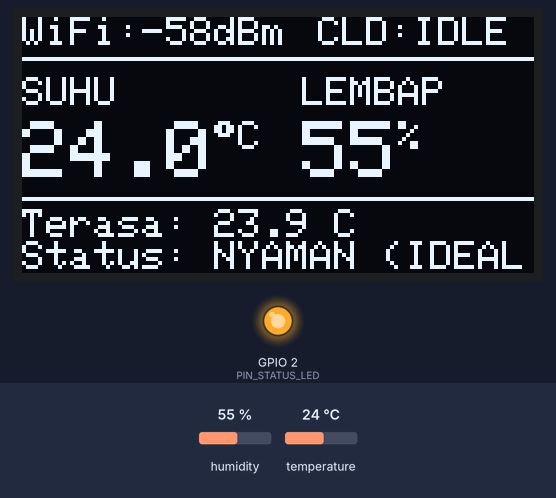
The sketch below on a simulated ESP8266 (NodeMCU). Shown: 128×64 one-colour display, output pins drawn as LEDs (lit = HIGH). Inputs (shaded band) come from the test bench; at power-on: humidity 55 %, temperature 24 °C. WiFi joins after 1.5 s; servers stay silent unless stated; what the sketch prints to the serial monitor is not drawn.

Above: at 3.1 s.
3.2 s: humidity set to 22 %
At 5.4 s:
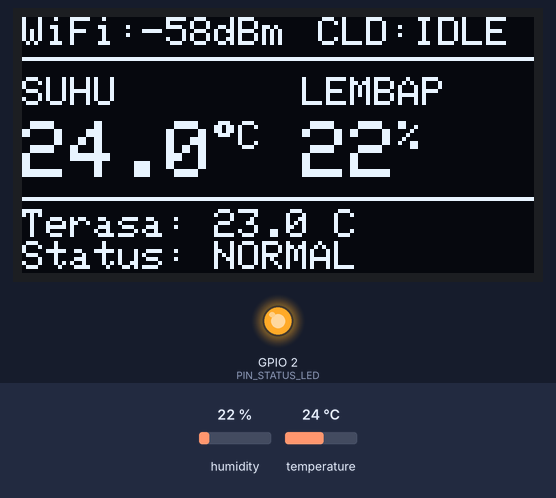
6.5 s: temperature set to 12 °C
At 7.3 s:
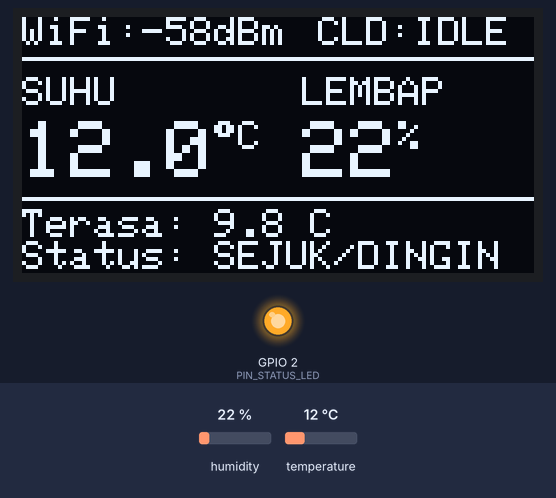
9.8 s: humidity set to 88 %
At 12.3 s:
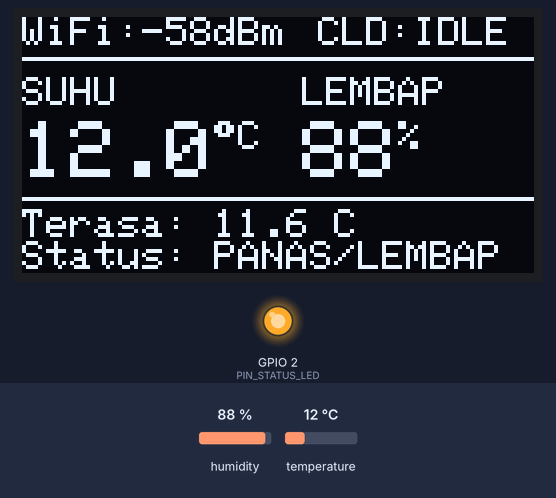
16.5 s: humidity set to 81 %
At 17.4 s:
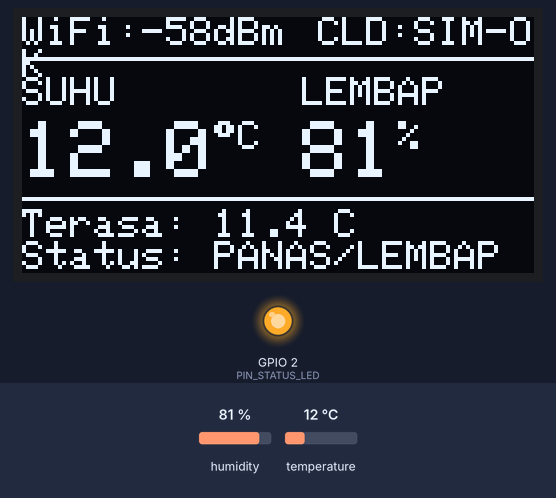
19.8 s: humidity set to 78 %
At 22.4 s:
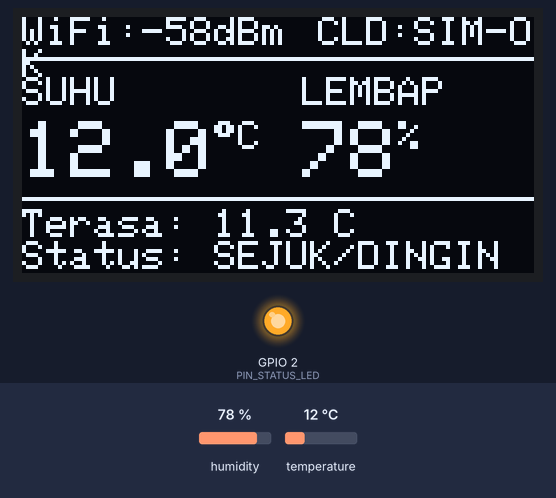
23.4 s: temperature set to 28 °C
At 25.5 s:
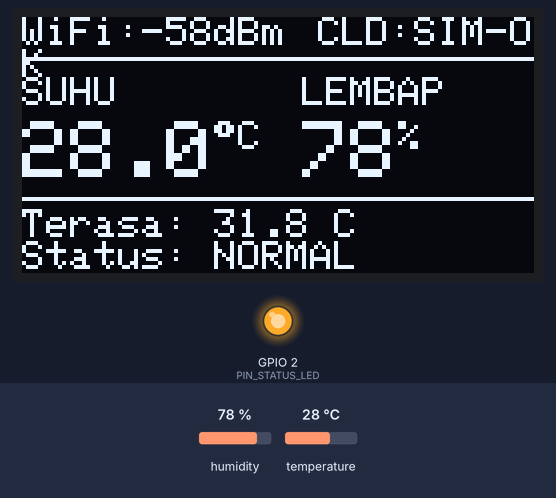
Timing chart, 0 to 27.0 s (numbered marks = the images above; inputs shaded):
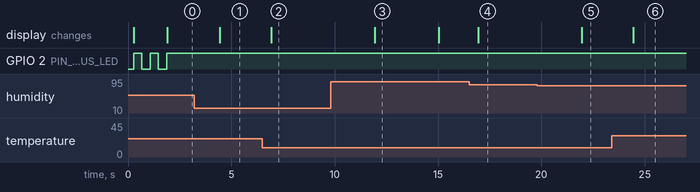

Measured:
- the behaviour switches between 80 and 79 % on humidity (found by bisection; images 4 and 5)
- after the input at 3.2 s, the display: changes after 1.2 s (image 1)
- after the input at 6.5 s, the display: changes after 0.44 s (image 2)
- after the input at 9.8 s, the display: changes after 2.1 s (image 3)
- after the input at 16.5 s, the display: changes after 0.45 s (image 4)
- after the input at 19.8 s, the display: changes after 2.1 s (image 5)
- after the input at 23.4 s, the display: changes after 1.0 s (image 6)

The sketch:

weather_room_monitor.ino
```cpp
/**
 * ============================================================================
 * Proyek 02 : Real-Time Weather & Room Monitor
 * Repo      : IoT_lab
 * Board     : ESP32 & ESP8266 (Otomatis mendeteksi arsitektur board)
 * Framework : Arduino IDE
 * ============================================================================
 * Fitur:
 * 1. Membaca suhu (°C), kelembapan relatif (%), dan menghitung Heat Index (°C)
 *    dari sensor DHT22 (dilengkapi opsi/komentar integrasi sensor I2C BME280).
 * 2. Menampilkan data secara real-time pada layar OLED 0.96" SSD1306 (128x64, I2C)
 *    lengkap dengan bar status Wi-Fi (RSSI) dan indikator sinkronisasi Cloud.
 * 3. Mengirimkan telemetri secara berkala (non-blocking dengan millis()) ke
 *    ThingSpeak (HTTP POST/GET) dan/atau endpoint HTTP JSON generik (ThingsBoard).
 * 4. Kompatibel penuh dengan ESP32 maupun ESP8266 (NodeMCU / Wemos D1 Mini).
 * ============================================================================
 * Library yang diperlukan di Arduino IDE:
 * - DHT sensor library by Adafruit (+ Adafruit Unified Sensor)
 * - Adafruit SSD1306 by Adafruit
 * - Adafruit GFX Library by Adafruit
 * ============================================================================
 */

#include <Arduino.h>
#include <Wire.h>
#include <DHT.h>
#include <Adafruit_GFX.h>
#include <Adafruit_SSD1306.h>

// Opsional: Jika ingin menggunakan sensor BME280 (Suhu, Kelembapan, Tekanan Udara)
// #include <Adafruit_BME280.h>
// Adafruit_BME280 bme;

#if defined(ESP32)
  #include <WiFi.h>
  #include <HTTPClient.h>
  #define BOARD_NAME "ESP32"
#elif defined(ESP8266)
  #include <ESP8266WiFi.h>
  #include <ESP8266HTTPClient.h>
  #include <WiFiClient.h>
  #define BOARD_NAME "ESP8266"
#else
  #error "Board tidak didukung! Pilih board ESP32 atau ESP8266 di Arduino IDE."
#endif

// Gunakan secrets.h jika tersedia, atau fallback ke Wi-Fi simulasi Wokwi
#if __has_include("secrets.h")
  #include "secrets.h"
#else
  #define WIFI_SSID             "Wokwi-GUEST"
  #define WIFI_PASSWORD         ""
  #define THINGSPEAK_API_KEY    "GANTI_DENGAN_WRITE_API_KEY"
  #define THINGSPEAK_CHANNEL_ID 0000000
  #define CUSTOM_JSON_ENDPOINT  ""
#endif

// ============================================================================
// Konfigurasi Pin Hardware & Sensor (ESP32 vs ESP8266)
// ============================================================================
#if defined(ESP32)
  const int PIN_DHT        = 15; // GPIO15 untuk data DHT22
  const int PIN_I2C_SDA    = 21; // GPIO21 untuk SDA OLED SSD1306
  const int PIN_I2C_SCL    = 22; // GPIO22 untuk SCL OLED SSD1306
  const int PIN_STATUS_LED = 2;  // Built-in LED ESP32
#elif defined(ESP8266)
  const int PIN_DHT        = 14; // D5 (GPIO14) untuk data DHT22
  const int PIN_I2C_SDA    = 4;  // D2 (GPIO4) untuk SDA OLED SSD1306
  const int PIN_I2C_SCL    = 5;  // D1 (GPIO5) untuk SCL OLED SSD1306
  const int PIN_STATUS_LED = LED_BUILTIN;
#endif

#define DHT_TYPE DHT22

// Konfigurasi Layar OLED SSD1306 (128x64 piksel)
#define SCREEN_WIDTH  128
#define SCREEN_HEIGHT 64
#define OLED_RESET    -1
#define OLED_I2C_ADDR 0x3C

DHT dht(PIN_DHT, DHT_TYPE);
Adafruit_SSD1306 display(SCREEN_WIDTH, SCREEN_HEIGHT, &Wire, OLED_RESET);

// ============================================================================
// Interval Timer Non-Blocking (millis)
// ============================================================================
const unsigned long SENSOR_READ_INTERVAL_MS = 2500;  // Baca sensor & update OLED tiap 2.5 detik
const unsigned long CLOUD_SYNC_INTERVAL_MS  = 15000; // Kirim ke ThingSpeak tiap 15 detik (batas gratis ThingSpeak)

unsigned long lastSensorReadTime = 0;
unsigned long lastCloudSyncTime  = 0;

// ============================================================================
// Variabel Data Telemetri & Status
// ============================================================================
float currentTempC     = NAN;
float currentHumidity  = NAN;
float currentHeatIndex = NAN;
bool  oledAvailable    = false;
String lastCloudStatus = "IDLE";
int    cloudSyncCount  = 0;

// ============================================================================
// Fungsi Helper Kategori Kenyamanan Ruangan
// ============================================================================
const char* getComfortLevel(float tempC, float hum) {
  if (isnan(tempC) || isnan(hum)) return "SENSOR ERR";
  if (tempC >= 32.0 || hum >= 80.0) return "PANAS/LEMBAP";
  if (tempC < 20.0) return "SEJUK/DINGIN";
  if (tempC >= 20.0 && tempC <= 27.5 && hum >= 40.0 && hum <= 65.0) return "NYAMAN (IDEAL)";
  return "NORMAL";
}

// ============================================================================
// Pembacaan Sensor DHT22 (atau opsi BME280)
// ============================================================================
bool readEnvironmentSensor() {
  float h = dht.readHumidity();
  float t = dht.readTemperature(); // Celcius (default)

  // Contoh jika menggunakan BME280:
  // float t = bme.readTemperature();
  // float h = bme.readHumidity();
  // float pressureHpa = bme.readPressure() / 100.0F;

  if (isnan(h) || isnan(t)) {
    Serial.println("[SENSOR] Gagal membaca data dari sensor DHT22! Periksa kabel/pull-up.");
    return false;
  }

  currentTempC     = t;
  currentHumidity  = h;
  currentHeatIndex = dht.computeHeatIndex(t, h, false); // false = satuan Celcius

  Serial.printf("[SENSOR] Suhu: %.1f C | Kelembapan: %.1f %% | Heat Index: %.1f C | Status: %s\n",
                currentTempC, currentHumidity, currentHeatIndex,
                getComfortLevel(currentTempC, currentHumidity));
  return true;
}

// ============================================================================
// Render Tampilan Real-Time pada OLED SSD1306
// ============================================================================
void updateOledDisplay() {
  if (!oledAvailable) return;

  display.clearDisplay();
  display.setTextColor(SSD1306_WHITE);

  // Baris Header: Status Wi-Fi & Status Cloud
  display.setTextSize(1);
  display.setCursor(0, 0);
  if (WiFi.status() == WL_CONNECTED) {
    display.printf("WiFi:%ddBm", WiFi.RSSI());
  } else {
    display.print("WiFi:OFFLINE");
  }

  display.setCursor(74, 0);
  display.printf("CLD:%s", lastCloudStatus.c_str());
  display.drawLine(0, 10, 127, 10, SSD1306_WHITE);

  // Jika pembacaan sensor gagal
  if (isnan(currentTempC) || isnan(currentHumidity)) {
    display.setCursor(10, 26);
    display.setTextSize(1);
    display.println("Sensor DHT22 Error!");
    display.setCursor(10, 40);
    display.println("Cek pin & koneksi.");
    display.display();
    return;
  }

  // Baris Utama: Suhu & Kelembapan dengan ukuran font besar
  display.setCursor(0, 15);
  display.setTextSize(1);
  display.print("SUHU");
  display.setCursor(70, 15);
  display.print("LEMBAP");

  display.setTextSize(2);
  display.setCursor(0, 26);
  display.printf("%.1f", currentTempC);
  display.setTextSize(1);
  display.cp437(true);
  display.write(248); // Simbol derajat (°)
  display.print("C");

  display.setTextSize(2);
  display.setCursor(70, 26);
  display.printf("%.0f", currentHumidity);
  display.setTextSize(1);
  display.print("%");

  display.drawLine(0, 45, 127, 45, SSD1306_WHITE);

  // Baris Footer: Heat Index & Kategori Kenyamanan
  display.setTextSize(1);
  display.setCursor(0, 48);
  display.printf("Terasa: %.1f C", currentHeatIndex);

  display.setCursor(0, 56);
  display.printf("Status: %s", getComfortLevel(currentTempC, currentHumidity));

  display.display();
}

// ============================================================================
// Pembuat Payload JSON Telemetri
// ============================================================================
String buildTelemetryJson() {
  String json = "{";
  json += "\"device\":\"" + String(BOARD_NAME) + "\",";
  json += "\"temperature_c\":" + String(currentTempC, 2) + ",";
  json += "\"humidity_pct\":" + String(currentHumidity, 2) + ",";
  json += "\"heat_index_c\":" + String(currentHeatIndex, 2) + ",";
  json += "\"comfort\":\"" + String(getComfortLevel(currentTempC, currentHumidity)) + "\",";
  json += "\"rssi_dbm\":" + String(WiFi.RSSI()) + ",";
  json += "\"uptime_s\":" + String(millis() / 1000);
  json += "}";
  return json;
}

// ============================================================================
// Pengiriman Data ke ThingSpeak & Endpoint HTTP JSON Generik
// ============================================================================
void sendTelemetryToCloud() {
  if (isnan(currentTempC) || isnan(currentHumidity)) {
    return;
  }

  if (WiFi.status() != WL_CONNECTED) {
    Serial.println("[CLOUD] Wi-Fi terputus, mencoba menghubungkan ulang...");
    lastCloudStatus = "NO-WIFI";
    WiFi.reconnect();
    return;
  }

  String jsonPayload = buildTelemetryJson();
  Serial.printf("[TELEMETRY] Payload JSON: %s\n", jsonPayload.c_str());

  String apiKey = String(THINGSPEAK_API_KEY);
  bool hasThingSpeakKey = (apiKey.length() > 5 && apiKey != "GANTI_DENGAN_WRITE_API_KEY");
  String customEndpoint = String(CUSTOM_JSON_ENDPOINT);
  bool hasCustomEndpoint = (customEndpoint.length() > 7);

  if (!hasThingSpeakKey && !hasCustomEndpoint) {
    lastCloudStatus = "SIM-OK";
    cloudSyncCount++;
    Serial.println("[CLOUD] Mode Lokal/Simulasi (API Key belum diisi di secrets.h). Lewati HTTP request.");
    return;
  }

  WiFiClient client;
  HTTPClient http;

  // 1. Kirim ke ThingSpeak jika Write API Key dikonfigurasi
  if (hasThingSpeakKey) {
    lastCloudStatus = "SYNC..";
    updateOledDisplay();

    String url = "http://api.thingspeak.com/update";
    String postBody = "api_key=" + apiKey +
                      "&field1=" + String(currentTempC, 2) +
                      "&field2=" + String(currentHumidity, 2) +
                      "&field3=" + String(currentHeatIndex, 2) +
                      "&field4=" + String(WiFi.RSSI());

    http.begin(client, url);
    http.addHeader("Content-Type", "application/x-www-form-urlencoded");
    int httpCode = http.POST(postBody);

    if (httpCode == 200) {
      String response = http.getString();
      cloudSyncCount++;
      lastCloudStatus = "OK#" + String(cloudSyncCount);
      Serial.printf("[THINGSPEAK] Berhasil kirim data! Entry ID: %s (HTTP %d)\n",
                    response.c_str(), httpCode);
    } else {
      lastCloudStatus = "ERR";
      Serial.printf("[THINGSPEAK] Gagal kirim data. Kode HTTP: %d (%s)\n",
                    httpCode, http.errorToString(httpCode).c_str());
    }
    http.end();
  }

  // 2. Kirim ke Endpoint HTTP JSON Generik (misal ThingsBoard / Webhook) jika diisi
  if (hasCustomEndpoint) {
    http.begin(client, customEndpoint);
    http.addHeader("Content-Type", "application/json");
    int httpCode = http.POST(jsonPayload);

    if (httpCode >= 200 && httpCode < 300) {
      lastCloudStatus = "OK";
      Serial.printf("[HTTP-JSON] Berhasil POST ke endpoint kustom (HTTP %d)\n", httpCode);
    } else {
      lastCloudStatus = "ERR";
      Serial.printf("[HTTP-JSON] Gagal POST ke endpoint kustom. Kode HTTP: %d\n", httpCode);
    }
    http.end();
  }
}

// ============================================================================
// Setup & Loop Utama
// ============================================================================
void setup() {
  Serial.begin(115200);
  delay(200);

  Serial.println("\n==================================================");
  Serial.println("  IoT Lab - 02 Real-Time Weather & Room Monitor   ");
  Serial.printf("  Target Board: %s\n", BOARD_NAME);
  Serial.println("==================================================");

  pinMode(PIN_STATUS_LED, OUTPUT);

  // Inisialisasi Bus I2C dan Layar OLED SSD1306
  Wire.begin(PIN_I2C_SDA, PIN_I2C_SCL);
  if (display.begin(SSD1306_SWITCHCAPVCC, OLED_I2C_ADDR)) {
    oledAvailable = true;
    display.clearDisplay();
    display.setTextColor(SSD1306_WHITE);
    display.setTextSize(1);
    display.setCursor(0, 8);
    display.println("IoT Lab - Proyek 02");
    display.println("Weather Room Monitor");
    display.println("--------------------");
    display.println("Menghubungkan WiFi..");
    display.display();
    Serial.printf("[OLED] SSD1306 berhasil diinisialisasi pada alamat I2C 0x%02X.\n", OLED_I2C_ADDR);
  } else {
    Serial.println("[OLED] Peringatan: Layar SSD1306 tidak terdeteksi di 0x3C! Lanjut tanpa OLED.");
  }

  // Inisialisasi Sensor DHT22
  dht.begin();
  Serial.printf("[SENSOR] Sensor DHT22 aktif pada GPIO %d.\n", PIN_DHT);

  // Koneksi ke Jaringan Wi-Fi
  WiFi.mode(WIFI_STA);
  WiFi.begin(WIFI_SSID, WIFI_PASSWORD);
  Serial.printf("[WIFI] Menghubungkan ke SSID: %s ", WIFI_SSID);

  unsigned long wifiStart = millis();
  while (WiFi.status() != WL_CONNECTED && (millis() - wifiStart) < 15000) {
    digitalWrite(PIN_STATUS_LED, !digitalRead(PIN_STATUS_LED));
    delay(400);
    Serial.print(".");
  }

  if (WiFi.status() == WL_CONNECTED) {
    digitalWrite(PIN_STATUS_LED, HIGH);
    Serial.println("\n[WIFI] Terhubung!");
    Serial.print("[WIFI] Alamat IP Perangkat : ");
    Serial.println(WiFi.localIP());
    Serial.printf("[WIFI] Kekuatan Sinyal     : %d dBm\n", WiFi.RSSI());
  } else {
    Serial.println("\n[WIFI] Timeout! Berjalan dalam mode tampilan lokal (Offline OLED).");
    lastCloudStatus = "OFFLINE";
  }

  // Pembacaan pertama saat boot
  readEnvironmentSensor();
  updateOledDisplay();
  lastSensorReadTime = millis();
}

void loop() {
  unsigned long now = millis();

  // Tugas 1: Baca sensor DHT22 & segarkan tampilan OLED secara berkala
  if (now - lastSensorReadTime >= SENSOR_READ_INTERVAL_MS) {
    lastSensorReadTime = now;
    if (readEnvironmentSensor()) {
      updateOledDisplay();
    }
  }

  // Tugas 2: Kirim data telemetri ke Cloud secara non-blocking
  if (now - lastCloudSyncTime >= CLOUD_SYNC_INTERVAL_MS) {
    lastCloudSyncTime = now;
    sendTelemetryToCloud();
    updateOledDisplay();
  }
}
```

secrets.example.h
```cpp
#ifndef SECRETS_H
#define SECRETS_H

// Salin file ini menjadi "secrets.h" di folder yang sama,
// lalu isi dengan kredensial Wi-Fi dan Cloud IoT kamu.
// (Untuk simulasi Wokwi, gunakan SSID: "Wokwi-GUEST" dan Password: "")

#define WIFI_SSID             "GANTI_DENGAN_SSID_WIFI"
#define WIFI_PASSWORD         "GANTI_DENGAN_PASSWORD_WIFI"

// Konfigurasi ThingSpeak (https://thingspeak.com)
// Biarkan nilai default atau kosong jika hanya ingin mengetes tampilan OLED lokal.
#define THINGSPEAK_API_KEY    "GANTI_DENGAN_WRITE_API_KEY"
#define THINGSPEAK_CHANNEL_ID 0000000

// Opsional: Endpoint HTTP JSON generik (misal: ThingsBoard / Webhook / Server Lokal)
// Contoh ThingsBoard: "http://demo.thingsboard.io/api/v1/<ACCESS_TOKEN>/telemetry"
#define CUSTOM_JSON_ENDPOINT  ""

#endif // SECRETS_H
```
